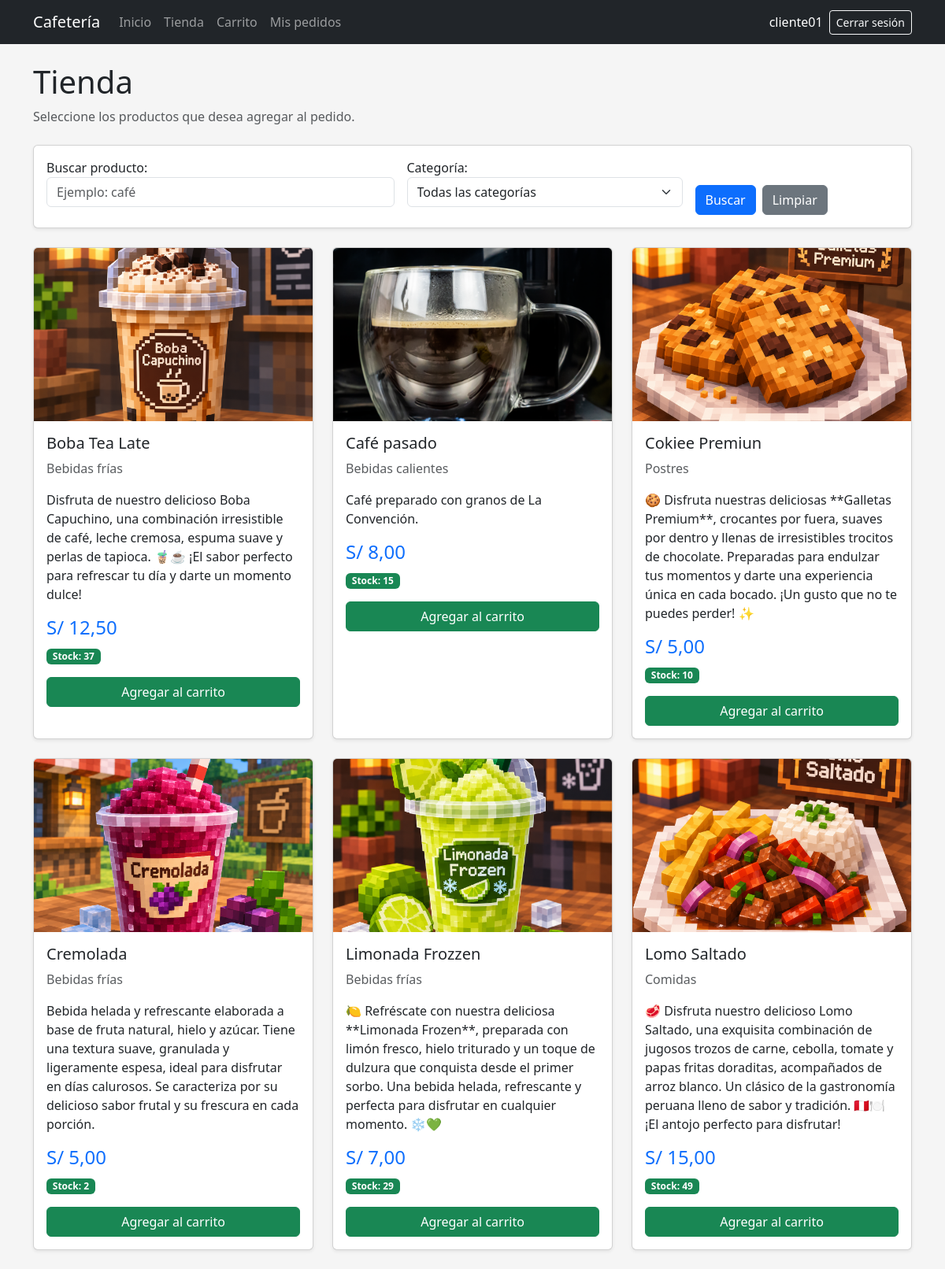
The app's page /tienda/ (signed in) with its own data.
### pedidos/models.py (models this page shows, shortened)
class Producto(models.Model):
    nombre = models.CharField(max_length=100)
    descripcion = models.TextField(blank=True)
    categoria = models.ForeignKey(
        Categoria,
        on_delete=models.SET_NULL,
        null=True,
        blank=True,
        related_name="productos",
    )
    precio = models.DecimalField(
        max_digits=8,
        decimal_places=2,
    )
    stock = models.PositiveIntegerField(default=0)
    imagen = models.ImageField(
        upload_to="productos/",
        blank=True,
    )
    activo = models.BooleanField(default=True)
    class Meta:
        ordering = ["nombre"]

class Categoria(models.Model):
    nombre = models.CharField(max_length=100)
    descripcion = models.TextField(blank=True)
    activo = models.BooleanField(default=True)
    def __str__(self):
        return self.nombre
    class Meta:
        verbose_name = "Categoría"
        verbose_name_plural = "Categorías"
        ordering = ["nombre"]

### pedidos/views.py (the view, shortened to what this page needs)
@login_required
def tienda(request):
    productos = (
        Producto.objects
        .filter(
            activo=True
        )
        .select_related(
            "categoria"
        )
        .order_by(
            "nombre"
        )
    )
    form = ProductoFiltroForm(
        request.GET or None
    )
    return render(
        request,
        "tienda/lista.html",
        {
            "productos": productos,
            "form": form,
        },
    )

### pedidos/forms.py
class ProductoFiltroForm(forms.Form):
    busqueda = forms.CharField(
        required=False,
        label="Buscar producto",
        widget=forms.TextInput(
            attrs={
                "class": "form-control",
                "placeholder": "Ejemplo: café",
            }
        ),
    )
    categoria = forms.ModelChoiceField(
        required=False,
        queryset=Categoria.objects.filter(
            activo=True
        ).order_by("nombre"),
        empty_label="Todas las categorías",
        label="Categoría",
        widget=forms.Select(
            attrs={
                "class": "form-select",
            }
        ),
    )

### pedidos/templates/tienda/lista.html (shortened to what this page needs)
{% extends "base.html" %}
{% block content %}
<div class="mb-4">
    <h1>
        Tienda
    </h1>
    <p class="text-muted">
        Seleccione los productos
        que desea agregar al pedido.
    </p>
</div>
<div class="card mb-4 shadow-sm">
    <div class="card-body">
        <form method="get">
            <div class="row g-3 align-items-end">
                <div class="col-md-5">
                    {{ form.busqueda.label_tag }}
                    {{ form.busqueda }}
                </div>
                <div class="col-md-4">
                    {{ form.categoria.label_tag }}
                    {{ form.categoria }}
                </div>
                <div class="col-md-3">
                    <div class="d-flex gap-2">
                        <button
                            type="submit"
                            class="btn btn-primary"
                        >
                            Buscar
                        </button>
                        <a
                            href="{% url 'tienda' %}"
                            class="btn btn-secondary"
                        >
                            Limpiar
                        </a>
                    </div>
                </div>
            </div>
        </form>
    </div>
</div>
<div class="row g-4">
{% for producto in productos %}
<div class="col-md-6 col-lg-4">
    <div class="card h-100 shadow-sm">
        {% if producto.imagen %}
        <img
            src="{{ producto.imagen.url }}"
            class="card-img-top producto-imagen"
            alt="{{ producto.nombre }}"
        >
        {% else %}
        <div class="producto-sin-imagen">
            Sin imagen
        </div>
        {% endif %}
        <div class="card-body">
            <h5 class="card-title">
                {{ producto.nombre }}
            </h5>
            <p class="text-muted">
                {% if producto.categoria %}
                    {{ producto.categoria.nombre }}
                {% else %}
                    Sin categoría
                {% endif %}
            </p>
            <p>
                {{ producto.descripcion }}
            </p>
            <h4 class="text-primary">
                S/ {{ producto.precio }}
            </h4>
            {% if producto.stock > 0 %}
            <p>
                <span class="badge text-bg-success">
                    Stock:
                    {{ producto.stock }}
                </span>
            </p>
            <form
                method="post"
                action="{% url 'agregar_producto' producto.id %}"
            >
                <button
                    type="submit"
                    class="btn btn-success w-100"
                >
                    Agregar al carrito
                </button>
            </form>
            {% endif %}
        </div>
    </div>
</div>
{% empty %}
<div class="col-12">
    <div class="alert alert-info">
        No existen productos disponibles.
    </div>
</div>
{% endfor %}
</div>
{% endblock %}

### pedidos/templates/base.html (shortened to what this page needs)
{% load static %}
<!DOCTYPE html>
<html lang="es">
<head>
    <link
        href="https://cdn.jsdelivr.net/npm/bootstrap@5.3.3/dist/css/bootstrap.min.css"
        rel="stylesheet"
    >
    <link
        rel="stylesheet"
        href="{% static 'css/base.css' %}"
    >
</head>
<body>
{% if user.is_authenticated %}
<nav
    class="navbar navbar-expand-lg bg-dark"
    data-bs-theme="dark"
>
    <div class="container">
        <a
            class="navbar-brand"
            href="{% url 'inicio' %}"
        >
            Cafetería
        </a>
        <div
            class="collapse navbar-collapse"
            id="menuPrincipal"
        >
            <div class="navbar-nav me-auto">
                <a
                    class="nav-link"
                    href="{% url 'inicio' %}"
                >
                    Inicio
                </a>
                <a
                    class="nav-link"
                    href="{% url 'tienda' %}"
                >
                    Tienda
                </a>
                <a
                    class="nav-link"
                    href="{% url 'ver_carrito' %}"
                >
                    Carrito
                </a>
                <a
                    class="nav-link"
                    href="{% url 'mis_pedidos' %}"
                >
                    Mis pedidos
                </a>
            </div>
            <div
                class="d-flex align-items-center gap-2"
            >
                <span
                    class="navbar-text text-white"
                >
                    {{ user.username }}
                </span>
                <form
                    method="post"
                    action="{% url 'logout' %}"
                    class="m-0"
                >
                    <button
                        type="submit"
                        class="btn btn-outline-light btn-sm"
                    >
                        Cerrar sesión
                    </button>
                </form>
            </div>
        </div>
    </div>
</nav>
{% endif %}
<main class="container py-4">
    {% block content %}
    {% endblock %}
</main>
</body>
</html>

### static/css/base.css (style rules this page uses)
body { background-color: #f4f4f4; }
form input, form select, form textarea { width: 100%; padding: 8px; margin-bottom: 10px; }
.navbar form { width: auto; }
.navbar form button { width: auto; }
body { background-color: #f5f5f5; }
.producto-imagen { height: 220px; object-fit: cover; }
.card { transition: transform 0.2s; }

### records on screen
Producto: imagen (picture), nombre "Boba Tea Late", categoria.nombre "Bebidas frías", descripcion "Disfruta de nuestro delicioso Boba Capuchino, una combinación irresistible de café, leche cremosa, espuma suave y perlas de tapioca. 🧋☕ ¡El sabor perfecto para refrescar tu día y darte un momento dulce!", precio "12,50", stock "37"
Producto: imagen (picture), nombre "Café pasado", categoria.nombre "Bebidas calientes", descripcion "Café preparado con granos de La Convención.", precio "8,00", stock "15"
Producto: imagen (picture), nombre "Cokiee Premiun", categoria.nombre "Postres", descripcion "🍪 Disfruta nuestras deliciosas **Galletas Premium**, crocantes por fuera, suaves por dentro y llenas de irresistibles trocitos de chocolate. Preparadas para endulzar tus momentos y darte una experiencia única en cada bocado. ¡Un gusto que no te puedes perder! ✨", precio "5,00", stock "10"
Producto: imagen (picture), nombre "Cremolada", categoria.nombre "Bebidas frías", descripcion "Bebida helada y refrescante elaborada a base de fruta natural, hielo y azúcar. Tiene una textura suave, granulada y ligeramente espesa, ideal para disfrutar en días calurosos. Se caracteriza por su delicioso sabor frutal y su frescura en cada porción.", precio "5,00", stock "2"
Producto: imagen (picture), nombre "Limonada Frozzen", categoria.nombre "Bebidas frías", descripcion "🍋 Refréscate con nuestra deliciosa **Limonada Frozen**, preparada con limón fresco, hielo triturado y un toque de dulzura que conquista desde el primer sorbo. Una bebida helada, refrescante y perfecta para disfrutar en cualquier momento. ❄️💚", precio "7,00", stock "29"
Producto: imagen (picture), nombre "Lomo Saltado", categoria.nombre "Comidas", descripcion "🥩 Disfruta nuestro delicioso Lomo Saltado, una exquisita combinación de jugosos trozos de carne, cebolla, tomate y papas fritas doraditas, acompañados de arroz blanco. Un clásico de la gastronomía peruana lleno de sabor y tradición. 🇵🇪🍽️ ¡El antojo perfecto para disfrutar!", precio "15,00", stock "49"

### other values on screen
{{ user.username }} "cliente01"
